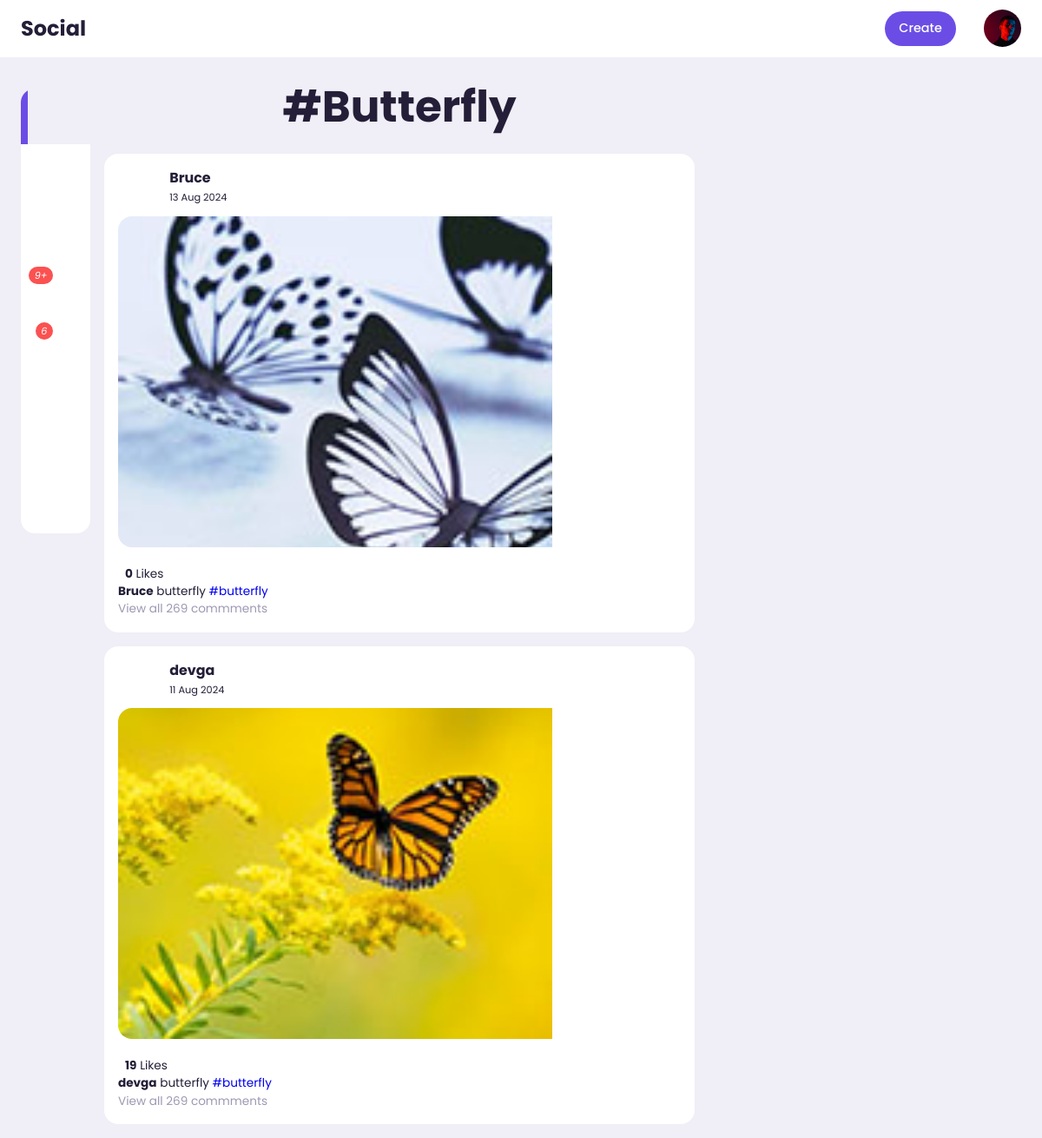
Before: /post/tag/24babae7-57e2-11ef-ba1a-2c3b7007bc14 with the older database file.
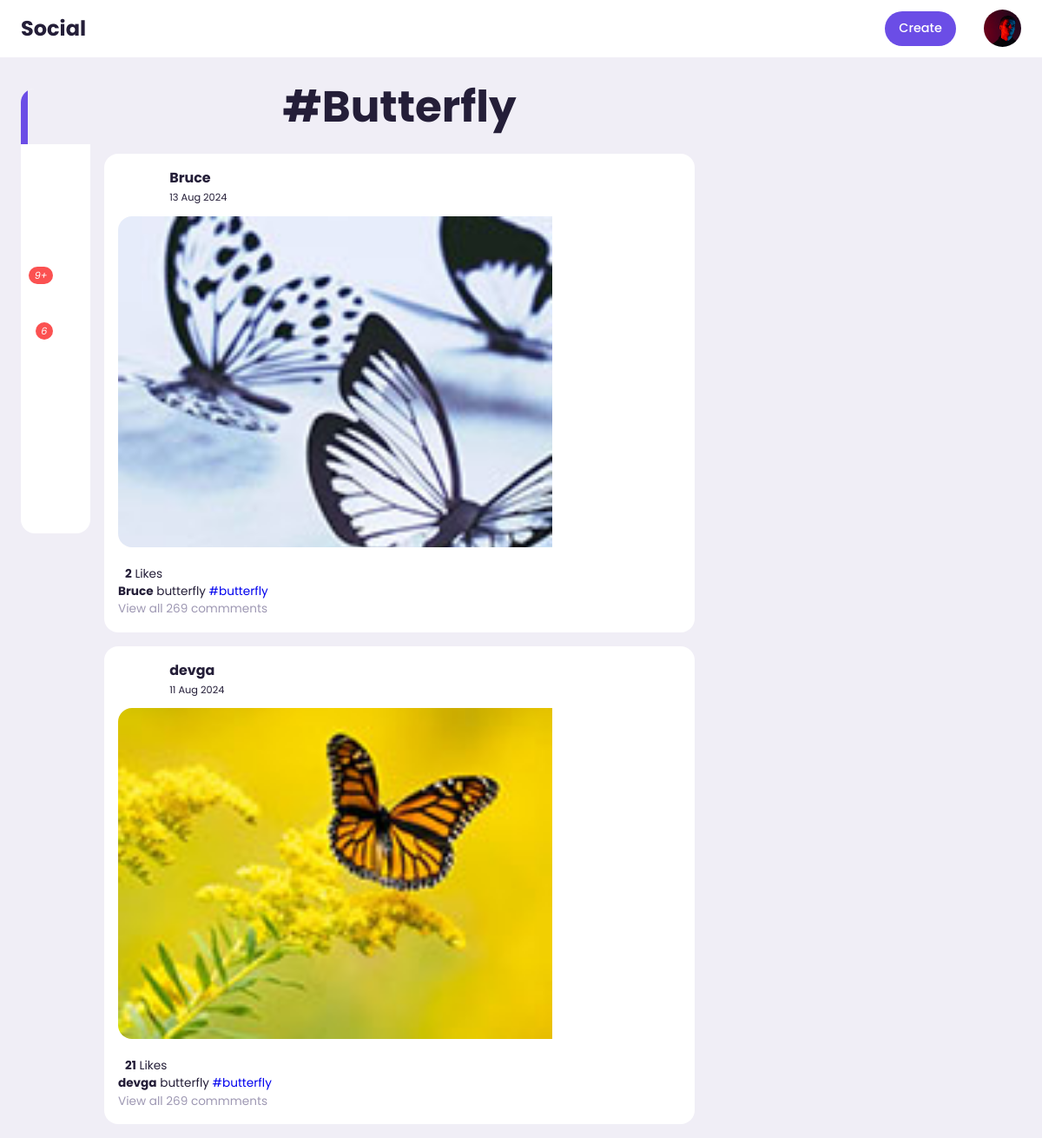
After: the same page with the newer database file.
### post/models.py (models this page shows, shortened)
class Tag(models.Model):
    title = models.CharField(max_length=100,verbose_name="Tag")
    slug = models.SlugField(null=False,unique=True,default=uuid.uuid1)
    class Meta:
        verbose_name  = 'Tag'
        verbose_name_plural = 'Tags'
    def get_absolute_url(self):
        return reverse('tags',args=[self.slug])

class Post(models.Model):
    id = models.UUIDField(primary_key=True,default=uuid.uuid4,editable=False)
    picture = models.ImageField(upload_to=user_directory_path,verbose_name="Picture",null=True)
    caption = models.CharField(max_length=10000,verbose_name="Caption")
    posted = models.DateTimeField(auto_now_add=True)
    tag = models.ManyToManyField(Tag,related_name="tags")
    user = models.ForeignKey(User,on_delete=models.CASCADE)
    likes = models.IntegerField(default=0)
    def get_absolute_url(self):
        return reverse('post-details',args=[str(self.id)])

### post/views.py (the view)
# urls.py: path('tag/<slug:tag_slug>',views.Tags,name='tags'),
def Tags(request,tag_slug):
    tag=get_object_or_404(Tag,slug=tag_slug)
    posts = Post.objects.filter(tag=tag).order_by('-posted')
    context={
        'posts' : posts,
        'tag' : tag
    }
    return render(request,'post/tag.html',context)

### post/templates/post/tag.html (shortened to what this page needs)
{%extends 'base.html'%}
{%load static%}
    {%block content%}
<div class="middle">
    <header>
        <div>
         <h1 style="font-size: 50px; text-align:center; font-weight: bold; ">
            #{{tag.title|title}}</h1>
        </div>
    </header>
    <div class="feeds">
        {% for post in posts %}
        <div class="feed">
            <div class="head">
                <div class="user">
                    <div class="profile-photo">
                    </div>
                    <div class="ingo">
                        <h3>{{post.user.username}}</h3>
                        <small>{{post.posted|date:"d M Y"}}</small>
                    </div>
                </div>
            </div>
            <div class="photo">
                <a href="{{post.get_absolute_url}}"><img src="{{post.picture.url}}" style="width: 500px; height: 381px; object-fit: cover;" >
            </a>
            </div>
            <div class="liked-by">
                <p id="like-count-{{ post.id }}"><b>{{ post.likes }}</b> Likes</p>
            </div>
            <div class="caption">
                <p><b>{{post.user.username}}</b> {{post.caption}}
                     <span class="harsh-tag">{% for tag in post.tag.all%}<a href ="{{tag.get_absolute_url}}">#{{tag.title}}</a>{% endfor %}</span></p>
            </div>
            <div>
                <div class="comments text-muted">View all 269 commments</div>
            </div>
        </div>
        {% endfor %}
    </div>
</div>
{% endblock content %}

### templates/base.html (shortened to what this page needs)
{% load static %}
<!DOCTYPE html>
<html lang="en">
<head>
    <link rel="stylesheet" href="https://unicons.iconscout.com/release/v2.1.6/css/unicons.css">
    <link rel="stylesheet" href= "{% static '/style.css' %}" >
</head>
<body>
    <nav>
        <div class="container">
            <h2 class="log">
                Social
            </h2>
            <div class="create">
                <label class="btn btn-primary" for="create-post">Create</label>
                <div class="profile-photo" >
                    <img src="{% static './images/profile-8.jpg'%}" alt="profile pic">
                </div>
            </div>
        </div>
    </nav>
    <main>
        <div class="container">
            <div class="left">
                <div class="sidebar">
                    <a  class="menu-item active">
                        <span></span><h3>Home</h3>
                    </a>
                    <a  class="menu-item">
                        <span></span><h3>Search</h3>
                    </a>
                    <a  class="menu-item">
                        <span></span><h3>Explore</h3>
                    </a>
                    <a  class="menu-item" id="notifications">
                        <span><i class="uil uil-bell"><small class="notification-count">9+</small></i></span><h3>Notifications</h3>
                    </a>
                    <a  class="menu-item " id="messages-notification">
                        <span><i class="uil uil-envelope"><small class="notification-count">6</small></i></span><h3>Messages</h3>
                    </a>
                    <a  class="menu-item ">
                        <span></span><h3>Bookmarks</h3>
                    </a>
                    <a  class="menu-item " id="theme">
                        <span></span><h3>Theme</h3>
                    </a>
                    <a  class="menu-item ">
                        <span></span><h3>Settings</h3>
                    </a>
                </div>
            </div>
            {% block content%}
            {%endblock content%}
        </div>
    </main>
</body>

### static/style.css (style rules this page uses)
:root { --primary-color-hue: 252; --dark-color-lightness:17%; --light-color-lightness:95%; --white-color-lightness:100%; --color-dark : hsl(252,30%, var(--dark-color-lightness)); --color-light : hsl(252,30%,var(--light-color-lightness)); --color-gray : hsl(var(--primary-color-hue),15%,65%); --color-primary: hsl(var(--primary-color-hue),75%,60%); --color-secondary: hsl(252,100%,90%); --color-danger: hsl(0,95%,65%); --color-sucsess: hsl(120,95%,65%); --color-white: hsl(252,30%,var(--white-color-lightness)); --color-black : hsl(252,30%,10%); --border-radius: 2rem; --card-border-radius: 1rem; --btn-padding: 0.6rem 1rem; --search-padding: 0.6rem 1rem; --card-padding: 1rem; --sticky-top-left: 5.4rem; --sticky-top-right: -18rem; }
*, *::before, *::after { margin: 0; padding: 0; outline: 0; box-sizing: border-box; text-decoration: none; list-style: none; border: none; }
body { font-family: "Poppins",sans-serif ; color: var(--color-dark); background: var(--color-light); overflow-x: hidden; }
.container { width: 80%; margin:0 auto; }
.profile-photo { width: 2.7rem; aspect-ratio: 1/1; border-radius: 50%; overflow: hidden; }
img { display: block; width: 100%; }
.btn { display: inline-block; padding: var(--btn-padding); font-weight: 500; border-radius: var(--border-radius); cursor: pointer; transition: all 300ms ease; font-size: 0.9rem; }
.btn-primary { background: var(--color-primary); color: white; }
.text-muted { color: var(--color-gray); }
nav { width: 100%; background: var(--color-white); padding: 0.7rem 0; position: fixed; top: 0; z-index: 10; }
nav .container { display: flex; align-items: center; justify-content: space-between; }
nav .create { display: flex; align-items: center; gap: 2rem; }
main { position: relative; top: 5.4rem; }
main .container { display: grid; grid-template-columns: 18vw auto 20vw ; column-gap: 2rem; position: relative; }
main .container .left { height: max-content; position: sticky; top: var(--sticky-top-left); }
.left .sidebar { margin-top: 1rem; background: var(--color-white); border-radius: var(--card-border-radius); }
.left .sidebar .menu-item { display: flex; align-items: center; height: 4rem; cursor: pointer; transition: all 300ms ease; position: relative; }
.left .sidebar i { font-size: 1.4rem; color: var(--color-gray); margin-left: 2rem; position: relative; }
.left .sidebar i .notification-count { background: var(--color-danger); color: white; font-size: 0.7rem; width: fit-content; border-radius: 0.8rem; padding: 0.1rem 0.4rem; position: absolute; top: -0.2rem; right: -0.3rem; }
.left .sidebar .active { background: var(--color-light); }
.left .sidebar .active::before { content: ""; display: block; width: 0.5rem; height: 100%; position: absolute; background: var(--color-primary); }
.left .sidebar .menu-item:first-child.active { border-top-left-radius: var(--card-border-radius); overflow: hidden; }
.middle .feeds .feed { background: var(--color-white); border-radius: var(--card-border-radius); padding: var(--card-padding); margin: 1rem 0; font-size: 0.85rem; line-height: 1.5; }
.middle .feed .head { display: flex; justify-content: space-between; }
.middle .feed .user { display: flex; gap: 1rem; }
.middle .feed .photo { border-radius: var(--card-border-radius); overflow: hidden; margin: 0.7rem 0; }
.middle .liked-by { display: flex; }
.middle .liked-by p { margin-left: 0.5rem; }
@media screen and (max-width: 1200px) { .container { width: 96%; } }
@media screen and (max-width: 1200px) { main .container { grid-template-columns: 5rem auto 30vw; gap:1rem; } }
@media screen and (max-width: 1200px) { .left { width: 5rem; z-index: 5; } }

Changed rows visible on the page:
changed Post "13 Aug 2024": likes "0" → "2"
changed Post "11 Aug 2024": likes "19" → "21"
